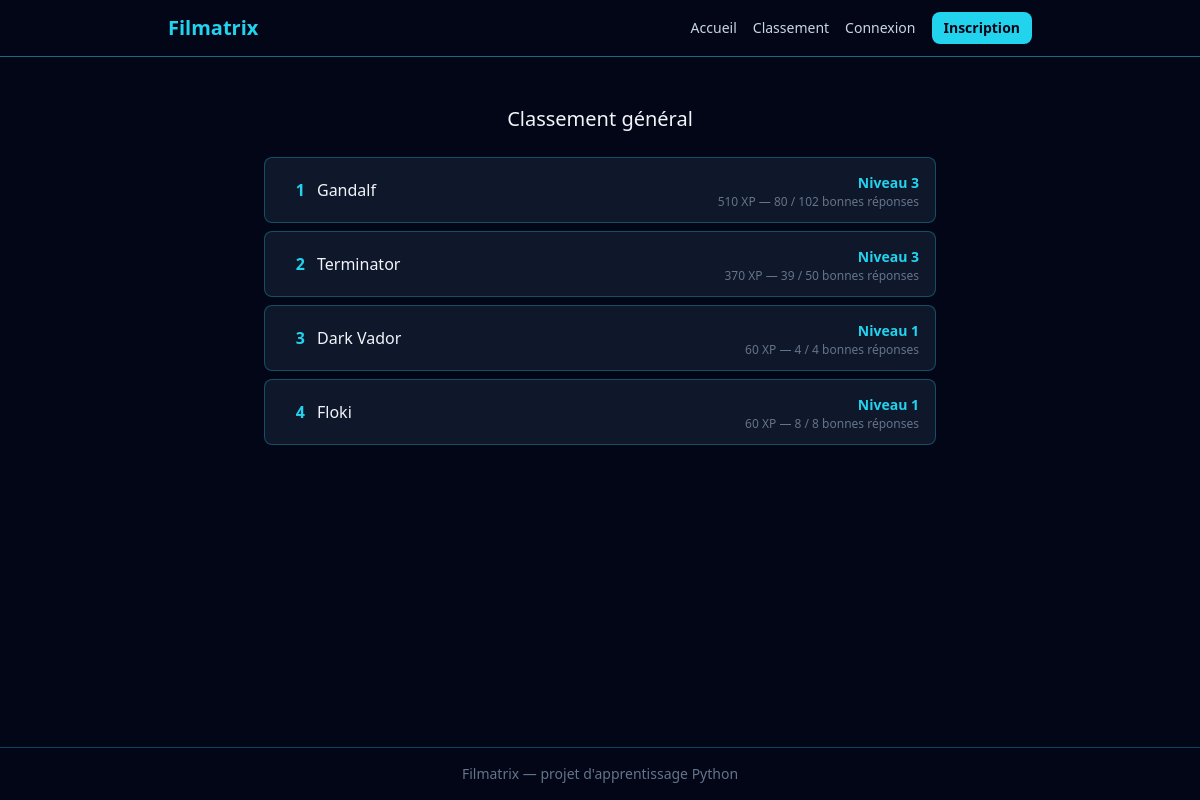
Page /classement on the earlier database version.
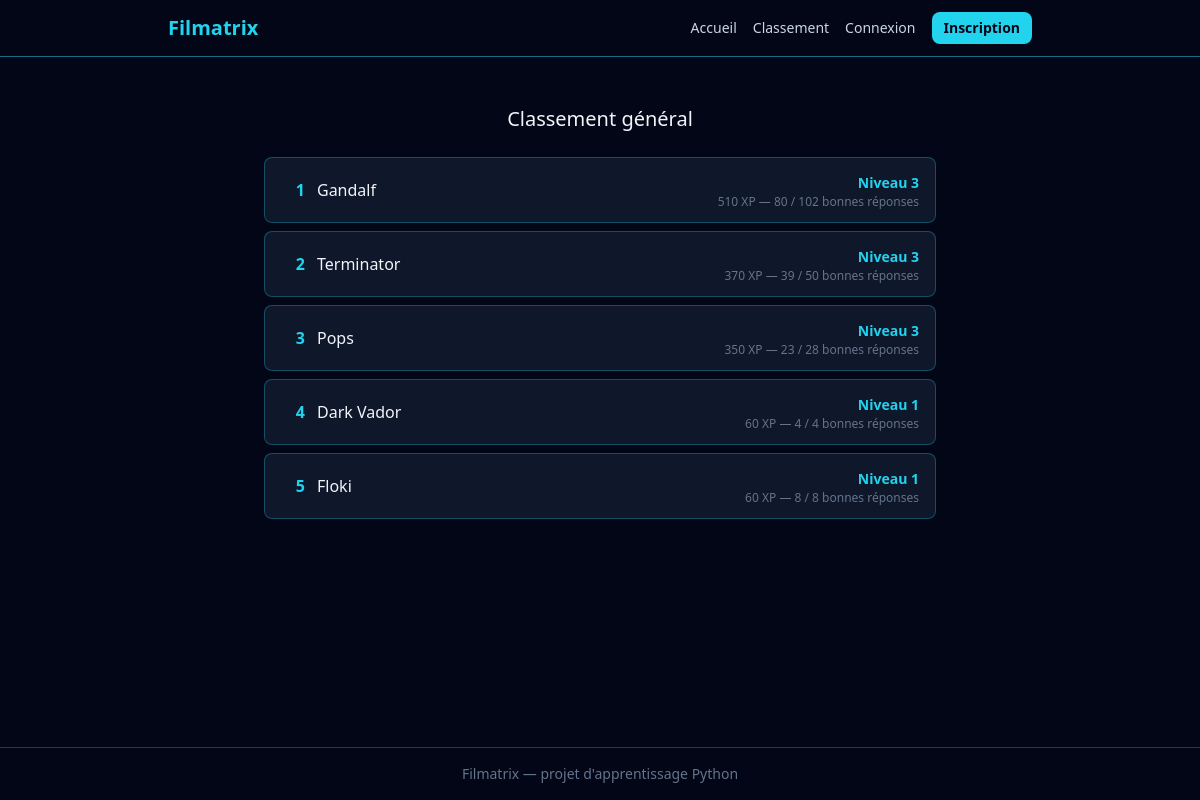
Same page on the later database version.
### src/models.py (models this page shows, shortened)
class User(db.Model, UserMixin):
    __tablename__ = "users"
    id = db.Column(db.Integer, primary_key=True)
    username = db.Column(db.String(50), unique=True, nullable=False)
    email = db.Column(db.String(120), unique=True, nullable=False)
    password_hash = db.Column(db.String(255), nullable=False)
    total_xp = db.Column(db.Integer, nullable=False, default=0)
    coins = db.Column(db.Integer, nullable=False, default=0)
    equipped_title = db.Column(db.String(50), nullable=True)
    is_admin = db.Column(db.Boolean, nullable=False, default=False)

### app.py (the view)
    @app.route("/classement")
    def leaderboard() -> str:
        results = (
                db.session.query(
                        User.username,
                        User.total_xp,
                        func.count(Attempt.id).label("total"),
                        func.sum(db.case((Attempt.is_correct, 1), else_=0)).label("correct"),
                    )
                    .join(Attempt, Attempt.user_id == User.id)
                    .group_by(User.id)
                    .order_by(User.total_xp.desc())
                    .all()
            )
        leaderboard_entries = []
        for result in results:
            level_info = calculate_level(result.total_xp)
            leaderboard_entries.append(
                {
                    "username": result.username,
                    "total_xp": result.total_xp,
                    "level": level_info["level"],
                    "total": result.total,
                    "correct": result.correct,
                }
            )
        return render_template("classement.html", results=leaderboard_entries)

### app.py (called while the page is built)
def calculate_level(total_xp: int) -> dict:
        level = 1
        xp_for_next_level = 100
        xp_already_spent = 0
        while total_xp - xp_already_spent >= xp_for_next_level:
            xp_already_spent += xp_for_next_level
            level += 1
            xp_for_next_level = 100 * level
        xp_in_current_level = total_xp - xp_already_spent
        return {
            "level": level,
            "xp_in_current_level": xp_in_current_level,
            "xp_for_next_level": xp_for_next_level,
            }

### templates/classement.html
{% extends "base.html" %}
{% block content %}
<div class="max-w-2xl mx-auto mt-8">
    <h2 class="text-xl mb-6 text-center">Classement général</h2>
    {% if results %}
    <div class="flex flex-col gap-2">
        {% for result in results %}
        <div class="flex items-center justify-between bg-slate-900 border border-cyan-400/30 rounded-lg px-4 py-3">
            <div class="flex items-center gap-3">
                <span class="text-cyan-400 font-bold w-6 text-right">{{ loop.index }}</span>
                <span>{{ result.username }}</span>
            </div>
            <div class="text-right">
                <span class="text-cyan-400 font-bold text-sm">Niveau {{ result.level }}</span>
                    <p class="text-slate-500 text-xs">{{ result.total_xp }} XP — {{ result.correct }} / {{ result.total }} bonnes réponses</p>
            </div>
        </div>
        {% endfor %}
    </div>
    {% else %}
    <p class="text-slate-500 text-center">Aucune partie jouée pour le moment.</p>
    {% endif %}
</div>
{% endblock %}

Differences in the rows shown:
now on this page (row edited): User: username "Pops", level "3", total_xp "350", correct "23", total "28"
